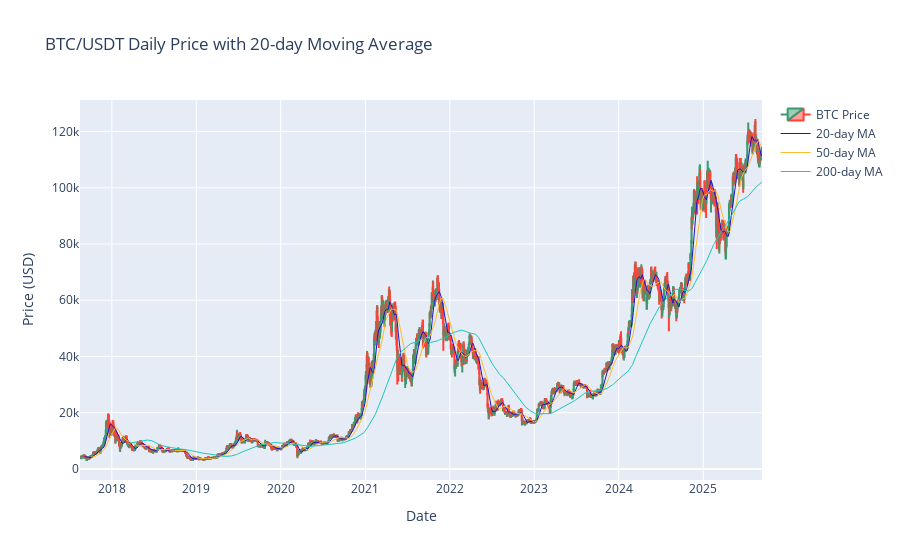

The cell this chart's notebook holds for it:
### Markdown cell above
### 2. Visualize Price History with Technical Indicator
- Initial Plotting of data
- viewing raw data
- Collects Cross over data

### Code cell
import plotly.graph_objects as go

# Calculate a {days_average}-day moving average for illustration
days_average = 20
df["Moving Average"] = df["close"].rolling(window=days_average).mean()
df["Moving Average 50"] = df["close"].rolling(window=50).mean()
df["Moving Average 200"] = df["close"].rolling(window=200).mean()


# Create candlestick chart
fig = go.Figure(data=[
    go.Candlestick(x=df.index, 
                   open=df["open"], high=df["high"], low=df["low"], close=df["close"],
                   name="BTC Price"),
    # Add moving average line
    go.Scatter(x=df.index, y=df["Moving Average"], mode="lines", line=dict(color="#2111cc", width=1),
               name=f"{days_average}-day MA"),
    go.Scatter(x=df.index, y=df["Moving Average 50"], mode="lines", line=dict(color="#ffbc2c", width=1),
               name=f"{50}-day MA"),
    go.Scatter(x=df.index, y=df["Moving Average 200"], mode="lines", line=dict(color="#1bc7bb", width=1),
               name=f"{200}-day MA")
])
fig.update_layout(title=f"BTC/USDT Daily Price with {days_average}-day Moving Average",
                  yaxis_title="Price (USD)", xaxis_title="Date")
fig.update_xaxes(rangeslider_visible=False)  # disable range slider for clarity
fig.show()

### Figure 1 — Plotly figure (JSON) as saved in the notebook; plotly's stock layout.template omitted (floating-point values rounded to 4 significant figures; data arrays with more than 128 entries replaced by an {"elided": "..."} marker saying what was removed)
{"data": [{"close": {"elided": "2948 float values"}, "high": {"elided": "2948 float values"}, "low": {"elided": "2948 float values"}, "name": "BTC Price", "open": {"elided": "2948 float values"}, "type": "candlestick", "x": {"elided": "2948 str values"}}, {"line": {"color": "#2111cc", "width": 1}, "mode": "lines", "name": "20-day MA", "type": "scatter", "x": {"elided": "2948 str values"}, "y": {"elided": "2948 float values"}}, {"line": {"color": "#ffbc2c", "width": 1}, "mode": "lines", "name": "50-day MA", "type": "scatter", "x": {"elided": "2948 str values"}, "y": {"elided": "2948 float values"}}, {"line": {"color": "#1bc7bb", "width": 1}, "mode": "lines", "name": "200-day MA", "type": "scatter", "x": {"elided": "2948 str values"}, "y": {"elided": "2948 float values"}}], "layout": {"title": {"text": "BTC/USDT Daily Price with 20-day Moving Average"}, "xaxis": {"rangeslider": {"visible": false}, "title": {"text": "Date"}}, "yaxis": {"title": {"text": "Price (USD)"}}}}
